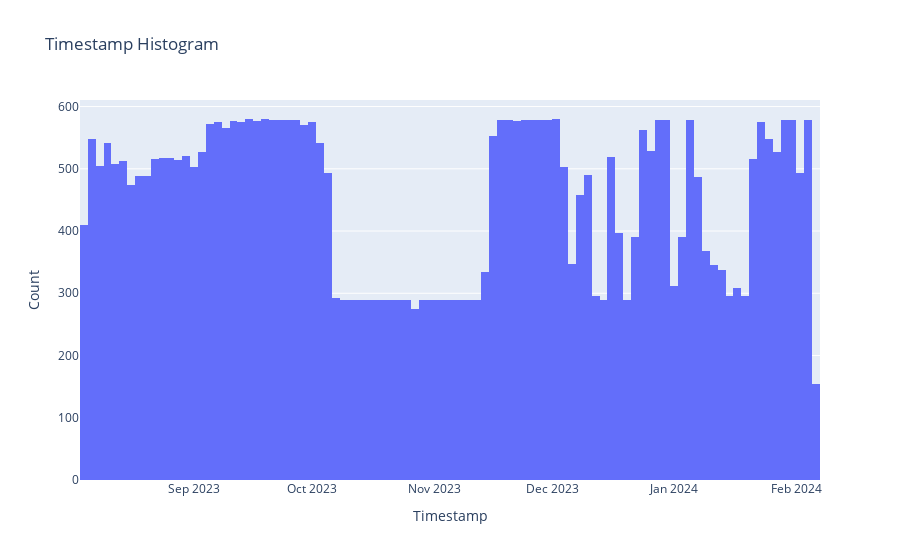

The cell this chart's notebook holds for it:
### Code cell
import plotly.express as px

# Create a histogram using Plotly Express
fig = px.histogram(df, x='time_server_UTC', title='Timestamp Histogram')
fig.update_xaxes(title_text='Timestamp')
fig.update_yaxes(title_text='Count')

# Show the plot
fig.show()

### Figure 1 — Plotly figure (JSON) as saved in the notebook; plotly's stock layout.template omitted (floating-point values rounded to 4 significant figures; data arrays with more than 128 entries replaced by an {"elided": "..."} marker saying what was removed)
{"data": [{"alignmentgroup": "True", "bingroup": "x", "hovertemplate": "time_server_UTC=%{x}<br>count=%{y}<extra></extra>", "legendgroup": "", "marker": {"color": "#636efa", "pattern": {"shape": ""}}, "name": "", "offsetgroup": "", "orientation": "v", "showlegend": false, "type": "histogram", "x": {"elided": "42682 str values"}, "xaxis": "x", "yaxis": "y"}], "layout": {"barmode": "relative", "legend": {"tracegroupgap": 0}, "title": {"text": "Timestamp Histogram"}, "xaxis": {"anchor": "y", "domain": [0, 1], "title": {"text": "Timestamp"}}, "yaxis": {"anchor": "x", "domain": [0, 1], "title": {"text": "Count"}}}}
